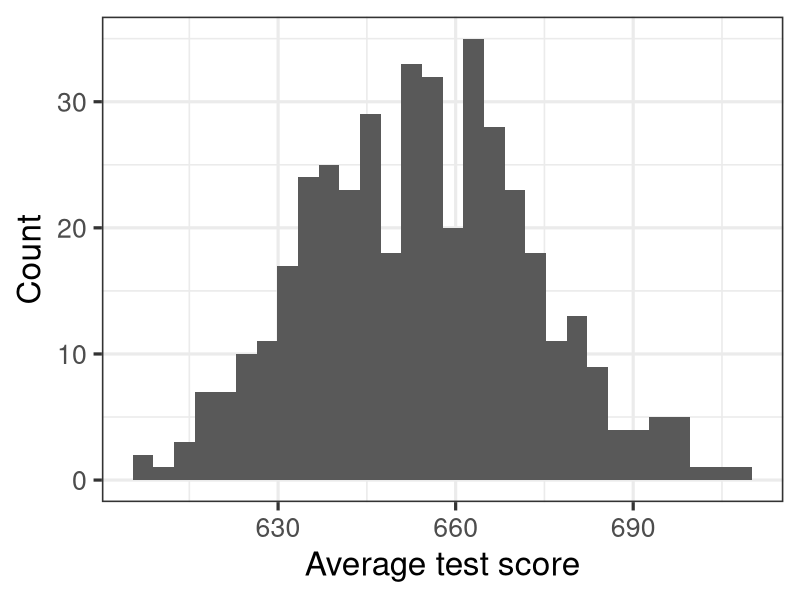
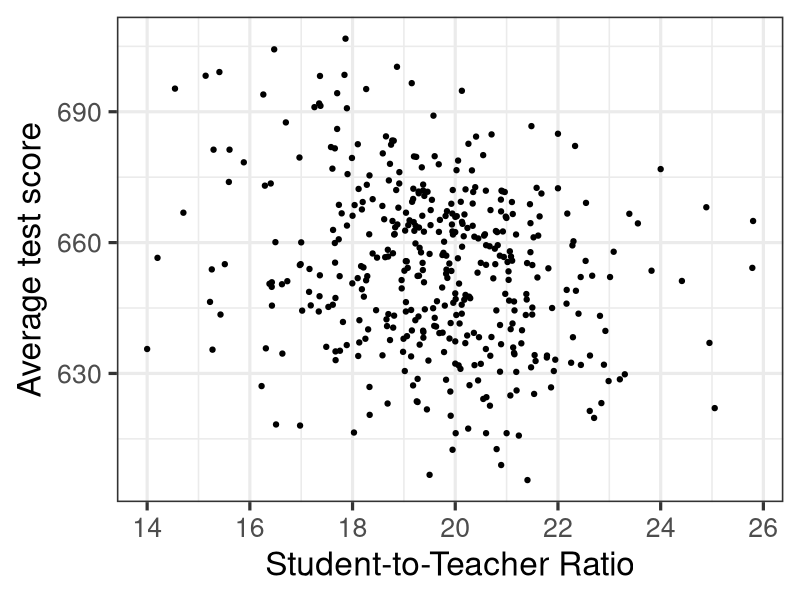
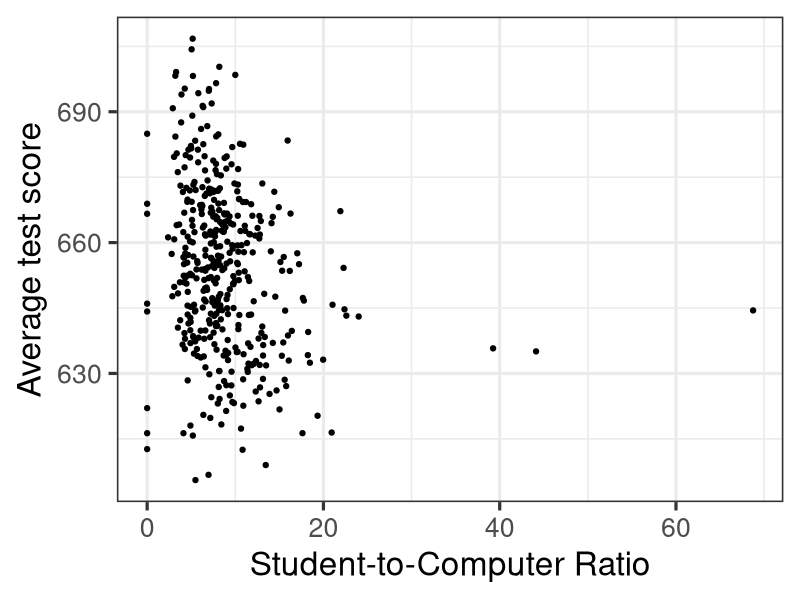
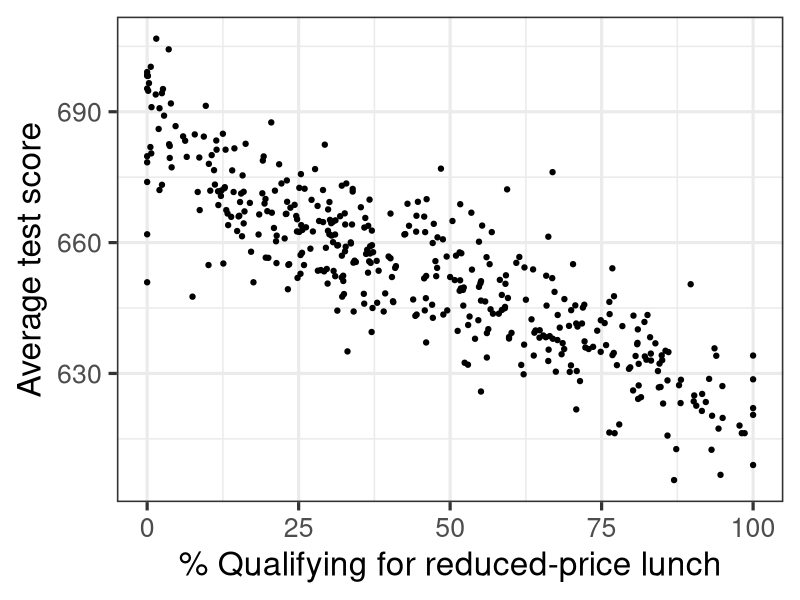
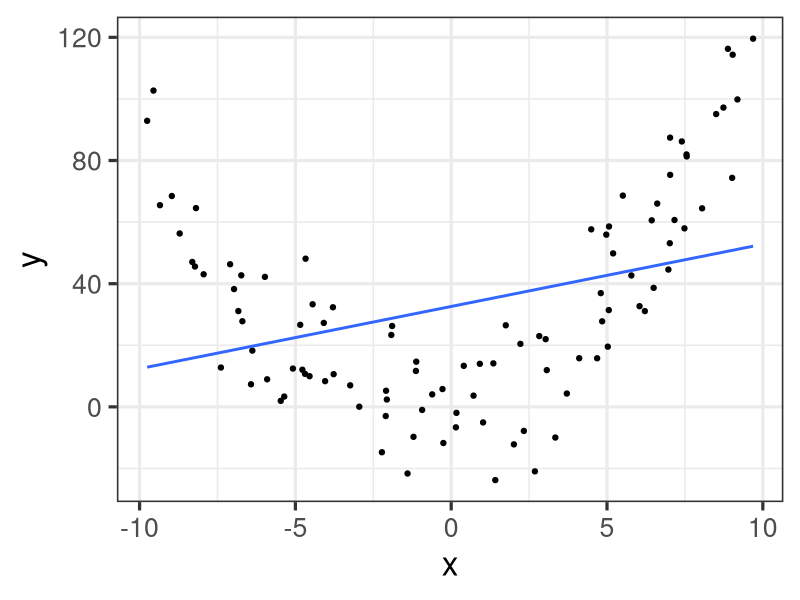
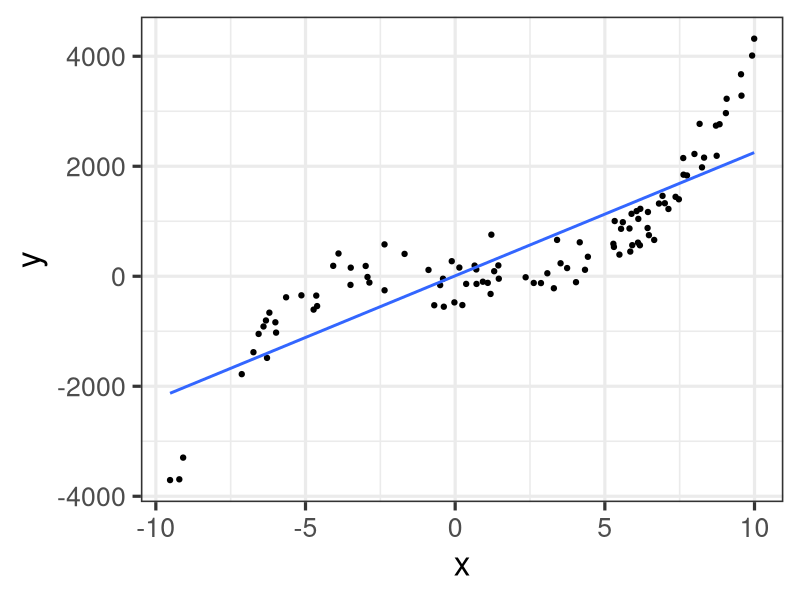

Source code (R) for these figures, in order:
## ---- chunk 1
#| echo: false

library(tidyverse)
theme_set(theme_bw(base_size = 24))
## ---- chunk 2
data("CASchools", package = "AER")

ca_schools <- CASchools |>
  mutate(student_teacher_ratio = students / teachers) |>
  mutate(student_computer_ratio = case_when(
    computer != 0 ~ students / computer,
    computer == 0 ~ 0
  )) |>
  mutate(ave_score = (read + math) / 2)
## ---- chunk 3
#| echo: false
ggplot(
  ca_schools,
  aes(x = ave_score)
) +
  geom_histogram() +
  labs(
    x = "Average test score",
    y = "Count"
  )
## ---- chunk 4
#| echo: false
ggplot(
  ca_schools,
  aes(x = student_teacher_ratio, y = ave_score)
) +
  geom_point() +
  labs(
    x = "Student-to-Teacher Ratio",
    y = "Average test score"
  )
## ---- chunk 5
#| echo: false
ggplot(
  ca_schools,
  aes(x = student_computer_ratio, y = ave_score)
) +
  geom_point() +
  labs(
    x = "Student-to-Computer Ratio",
    y = "Average test score"
  )
## ---- chunk 6
#| echo: false
ggplot(
  ca_schools,
  aes(x = lunch, y = ave_score)
) +
  geom_point() +
  labs(
    x = "% Qualifying for reduced-price lunch",
    y = "Average test score"
  )
## ---- chunk 7
score_model1 <- lm(
  ave_score ~ student_teacher_ratio + student_computer_ratio + lunch,
  data = ca_schools
)

summary(score_model1)
## ---- chunk 8
library(broom)

glance(score_model1)
## ---- chunk 9
#| echo: false

m1_p_value <- glance(score_model1) |>
  pull(p.value) |> 
  format(scientific = TRUE)
## ---- chunk 10
score_model1 <- lm(
  ave_score ~ student_teacher_ratio + student_computer_ratio + lunch,
  data = ca_schools
)

score_model2 <- lm(
  ave_score ~ lunch,
  data = ca_schools
)

anova(score_model2, score_model1)
## ---- chunk 11
#| echo: false
partial_f_test <- anova(score_model2, score_model1)
partial_f_test_p_value <- partial_f_test$`Pr(>F)`[2] |> 
  format(scientific = TRUE)
## ---- chunk 12
tidy(score_model1)
tidy(score_model2)
## ---- chunk 13
#| echo: false

set.seed(2343)
bad_linear_data <- data.frame(
  x = runif(100, -10, 10),
  residual = rnorm(100, mean = 0, sd = 15)
) |> 
  mutate(y = 2*x + x^2 + 1 + residual)

r_squared <- cor(bad_linear_data$x, bad_linear_data$y)^2
r_squared <- round(r_squared, 2)

ggplot(bad_linear_data, aes(x = x, y = y)) +
  geom_point() +
  geom_smooth(method = "lm", se = FALSE)
## ---- chunk 14
#| echo: false
bad_linear_data <- data.frame(
  x = runif(100, -10, 10),
  residual = rnorm(100, mean = 0, sd = 300)
) |> 
  mutate(y = 2*x + 4 * x^3 + 1 + residual)

r_squared <- cor(bad_linear_data$x, bad_linear_data$y)^2
r_squared <- round(r_squared, 2)

ggplot(bad_linear_data, aes(x = x, y = y)) +
  geom_point() +
  geom_smooth(method = "lm", se = FALSE)
## ---- chunk 15
my_new_data <- data.frame(
  student_teacher_ratio = 22,
  student_computer_ratio = 10,
  lunch = 50
)

predict(score_model1, newdata = my_new_data, interval = "prediction")
## ---- chunk 16
#| echo: false
my_pred <- predict(score_model1, newdata = my_new_data, interval = "prediction")
